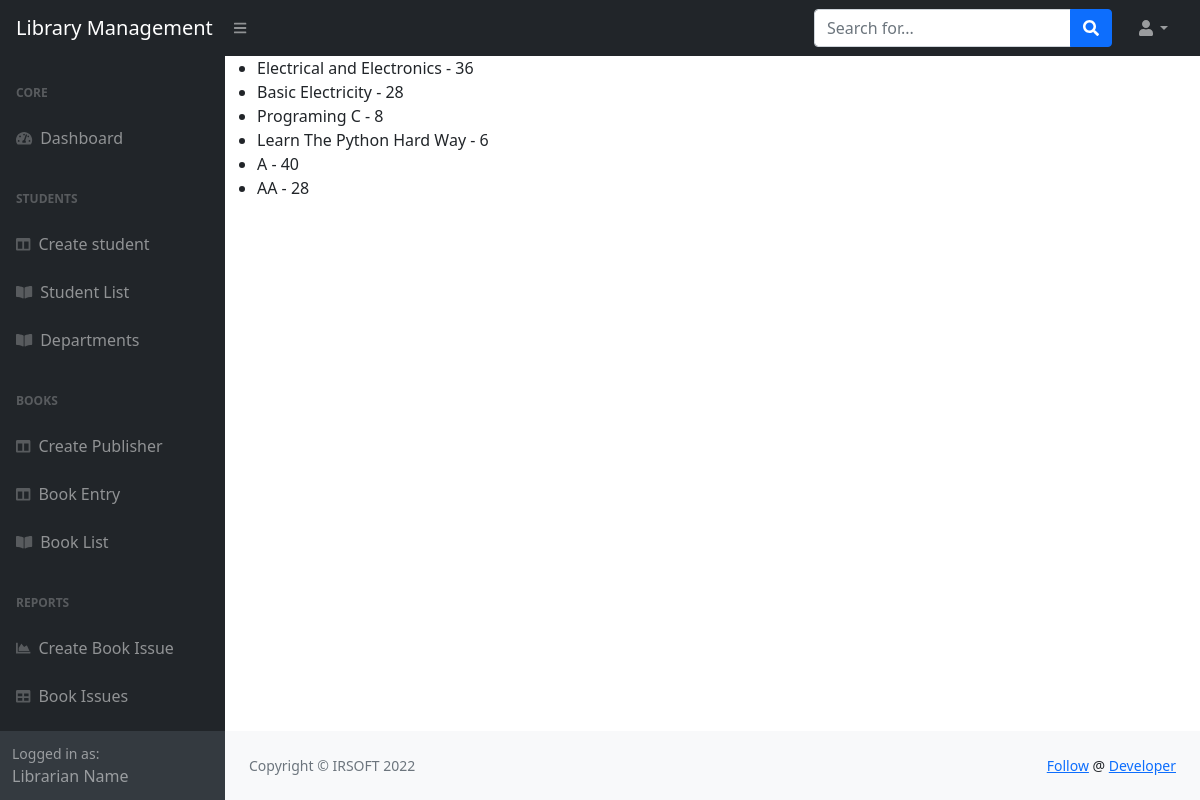
Page /books/list/ on the earlier database version.
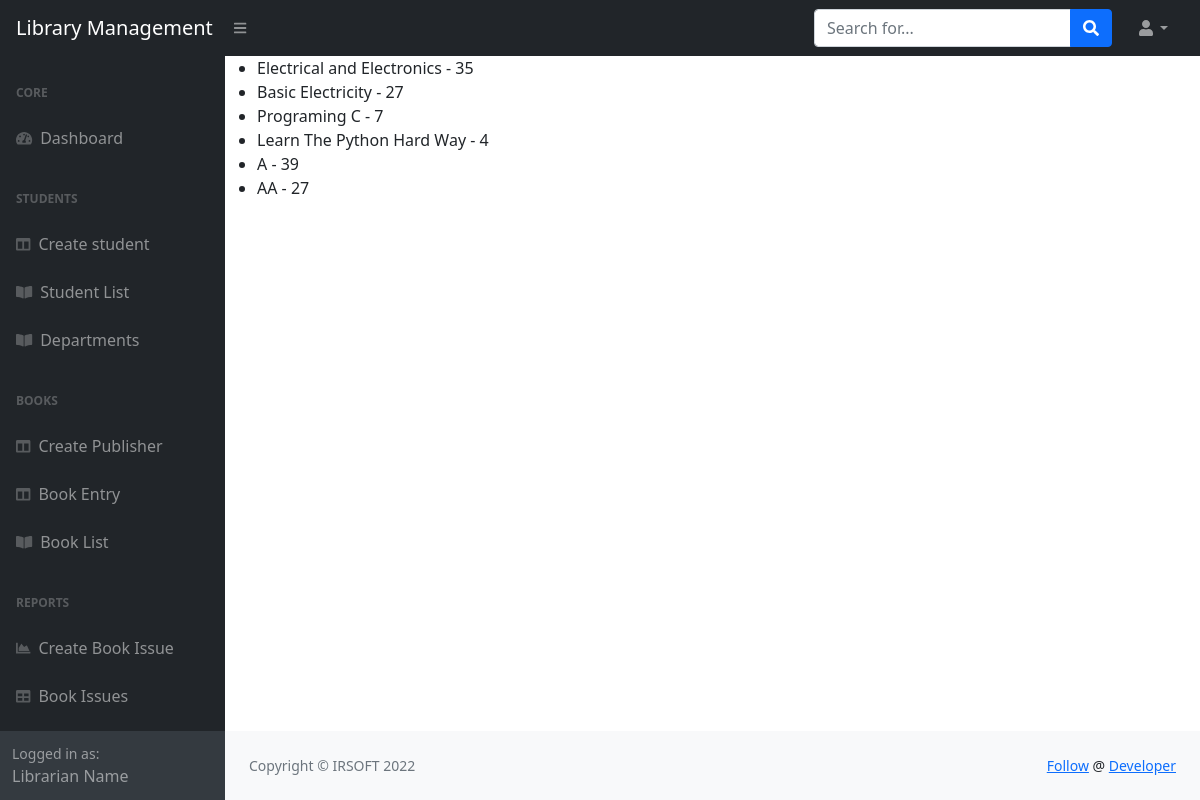
Same page on the later database version.
### books/models.py (models this page shows, shortened)
class Book(models.Model):
    semisters = (
        ('1st','1st'),
        ('2nd','2nd'),
        ('3rd','3rd'),
        ('4th','4th'),
        ('5th','5th'),
        ('6th','6th'),
        ('7th','7th'),
        ('8th','8th')
    )
    name = models.CharField(max_length=100)
    code = models.CharField(max_length=50)
    publisher = models.ForeignKey(Publisher, on_delete=models.CASCADE)
    department = models.ForeignKey(Department, on_delete=models.CASCADE)
    semister = models.CharField(choices=semisters, max_length=50)
    amount = models.PositiveIntegerField(default=0)
    class Meta:
        verbose_name_plural = 'books'

### books/views.py (the view)
# urls.py: path('list/', book_list, name='book_list'),
def book_list(request):
    context = {}
    books = Book.objects.all()
    context['books'] = books
    return render(request, 'books/book_list.html', context)

### templates/books/book_list.html
{% extends 'base.html' %}
{% block content %}
<ul>
    {% for book in books %}
    <li>{{ book.name }} - {{ book.amount }}</li>
    {% endfor %}
</ul>
{% endblock content %}

Differences in the rows shown:
changed Book "Electrical and Electronics": amount "36" → "35"
changed Book "Basic Electricity": amount "28" → "27"
changed Book "Programing C": amount "8" → "7"
changed Book "Learn The Python Hard Way": amount "6" → "4"
changed Book (number 5 of 6 on the later page): amount "40" → "39"
changed Book "AA": amount "28" → "27"
